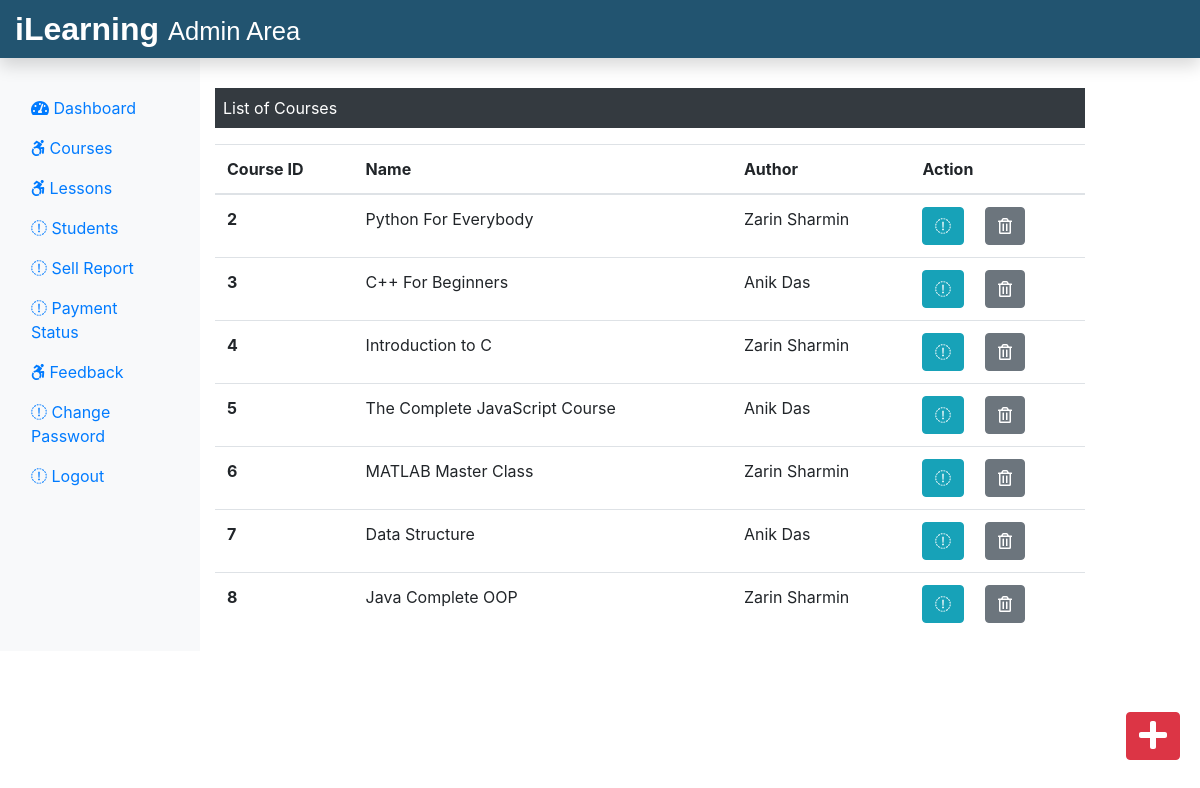
Page /Admin/courses.php on the committed database.
### tables this page shows
CREATE TABLE `course` (
  `course_id` int(11) NOT NULL,
  `course_name` text NOT NULL,
  `course_desc` text NOT NULL,
  `course_author` varchar(255) NOT NULL,
  `course_img` text NOT NULL,
  `course_duration` text NOT NULL,
  `course_price` int(11) NOT NULL,
  `course_original_price` int(11) NOT NULL
);

### Admin/courses.php (the view, shortened to what this page needs)
<?php
include('./admininclude/header.php');
include('../dbConnection.php');
?>
<div class="col-sm-9 mt-5">
                        <p class="bg-dark text-white p-2">List of Courses</p>
    <?php
    $sql = "SELECT * FROM course";
    $result = $conn->query($sql);
    if($result->num_rows > 0){
    ?>
                        <table class="table">
                            <thead>
                                <tr>
                                    <th scope="col">Course ID</th>
                                    <th scope="col">Name</th>
                                    <th scope="col">Author</th>
                                    <th scope="col">Action</th>
                                </tr>
                            </thead>
                            <tbody>
                                <?php while($row = $result->fetch_assoc()){
                                echo'<tr>';
                                    echo'<th scope="row">'.$row['course_id'].'</th>';
                                    echo'<td>'.$row['course_name'].'</td>';
                                    echo'<td>'.$row['course_author'].'</td>';
                                    echo'<td>';
                                       echo'
                                       <form action="editcourse.php" method="POST" class="d-inline">
                                       <input type="hidden" name="id" value='.$row["course_id"].'>
                                       <button type="submit" class="btn btn-info mr-3" name="view" value="View"><i class="far fa-pen"></i> </button>
                                       </form>
                                       <form action="" method="POST" class="d-inline">
                                       <input type="hidden" name="id" value='.$row["course_id"].'>
                                        <button type="submit" class="btn btn-secondary" name="delete" value="Delete"><i class="far fa-trash-alt"></i> </button>
                                        </form>
                                    </td>
                                </tr>';
                               } ?>
                            </tbody>
                        </table>
    <?php }
    else{
    echo "0 Result";
    }
    ?>
                    </div>
                </div>
<div>
<a class="btn btn-danger box" href="./addcourse.php"><i class="fas fa-plus fa-2x"></i>
    </a>
</div>
</div>
<?php
include('./admininclude/footer.php');
?>

### css/adminstyle.css (style rules this page uses)
.box { position: fixed; bottom: 10px; right: 20px; margin-bottom: 30px; }

### rows in the picture
course: course_id "2", course_name "Python For Everybody", course_author "Zarin Sharmin"
course: course_id "3", course_name "C++ For Beginners", course_author "Anik Das"
course: course_id "4", course_name "Introduction to C", course_author "Zarin Sharmin"
course: course_id "5", course_name "The Complete JavaScript Course", course_author "Anik Das"
course: course_id "6", course_name "MATLAB Master Class", course_author "Zarin Sharmin"
course: course_id "7", course_name "Data Structure", course_author "Anik Das"
course: course_id "8", course_name "Java Complete OOP", course_author "Zarin Sharmin"
